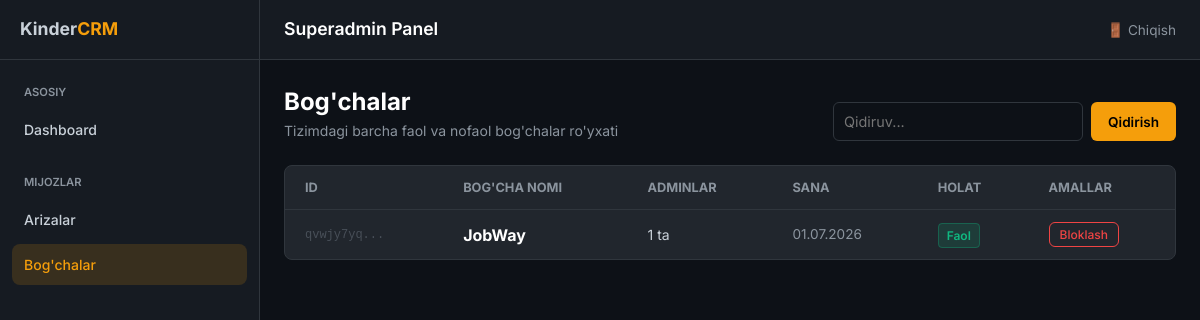
/superadmin/kindergartens/ (signed in), run on the app's committed database.
### core/models.py (models this page shows, shortened)
class Kindergarten(models.Model):
    id = models.CharField(
        primary_key=True,
        default=generate_custom_id,
        max_length=64,
        editable=False,
    )
    name = models.CharField(max_length=150, verbose_name="Bog'cha nomi")
    is_active = models.BooleanField(default=True, verbose_name="Faol holatda")
    created_at = models.DateTimeField(auto_now_add=True)
    class Meta:
        verbose_name = "Bog'cha"
        verbose_name_plural = "Bog'chalar"
        ordering = ['-created_at']

### core/views.py (the view)
# urls.py: path('superadmin/kindergartens/', superadmin_kindergartens, name='superadmin_kindergartens'),
@superadmin_required
def superadmin_kindergartens(request):
    from core.models import Kindergarten
    from users.models import KindergartenAdminProfile
    search = request.GET.get('q', '')
    kindergartens = Kindergarten.objects.all().order_by('-created_at')
    if search:
        kindergartens = kindergartens.filter(name__icontains=search)
    kg_data = []
    for kg in kindergartens:
        admin_count = KindergartenAdminProfile.objects.filter(kindergarten=kg).count()
        kg_data.append({
            'id': kg.id,
            'name': kg.name,
            'is_active': kg.is_active,
            'created_at': kg.created_at,
            'admin_count': admin_count,
        })
    context = {
        'kindergartens': kg_data,
        'search': search,
    }
    return render(request, 'superadmin/kindergartens.html', context)

### core/views.py (called while the page is built)
def superadmin_required(view_func):
    @wraps(view_func)
    def wrapper(request, *args, **kwargs):
        if not request.user.is_authenticated or not request.user.is_superuser:
            return redirect('/superadmin/login/')
        return view_func(request, *args, **kwargs)
    return wrapper

### templates/superadmin/kindergartens.html (shortened to what this page needs)
{% extends 'superadmin/base.html' %}
{% block content %}
<div style="display:flex; justify-content:space-between; align-items:flex-end; margin-bottom:24px;">
  <div>
    <h1 style="color:#fff; font-size:1.5rem;">Bog'chalar</h1>
    <p style="color:var(--text-secondary);">Tizimdagi barcha faol va nofaol bog'chalar ro'yxati</p>
  </div>
  <div>
    <form method="GET" action="" style="display:flex; gap:8px;">
      <input type="text" name="q" value="{{ search }}" class="form-control" placeholder="Qidiruv..." style="width:250px;">
      <button type="submit" class="btn btn-primary">Qidirish</button>
    </form>
  </div>
</div>
<div class="card">
  <div class="table-wrap">
    <table>
      <thead>
        <tr>
          <th>ID</th>
          <th>Bog'cha nomi</th>
          <th>Adminlar</th>
          <th>Sana</th>
          <th>Holat</th>
          <th>Amallar</th>
        </tr>
      </thead>
      <tbody>
        {% for kg in kindergartens %}
        <tr>
          <td style="font-family:monospace; color:var(--text-muted); font-size:0.75rem;">
            {{ kg.id|slice:":8" }}...
          </td>
          <td>
            <strong style="color:#fff; font-size:1rem;">{{ kg.name }}</strong>
          </td>
          <td>{{ kg.admin_count }} ta</td>
          <td style="color:var(--text-secondary); font-size:0.85rem;">{{ kg.created_at|date:"d.m.Y" }}</td>
          <td>
            {% if kg.is_active %}
            <span class="badge bg-active">Faol</span>
            {% else %}
            <span class="badge bg-inactive">Nofaol</span>
            {% endif %}
          </td>
          <td>
            {% if kg.is_active %}
            <button class="btn btn-outline btn-sm" style="color:var(--error); border-color:var(--error);" onclick="toggleKg('{{ kg.id }}')">Bloklash</button>
            {% else %}
            <button class="btn btn-outline btn-sm" style="color:var(--success); border-color:var(--success);" onclick="toggleKg('{{ kg.id }}')">Faollashtirish</button>
            {% endif %}
          </td>
        </tr>
        {% empty %}
        <tr>
          <td colspan="6" style="text-align:center; padding:40px; color:var(--text-muted);">
            {% if search %}Qidiruv bo'yicha hech narsa topilmadi{% else %}Hali bog'chalar yaratilmagan{% endif %}
          </td>
        </tr>
        {% endfor %}
      </tbody>
    </table>
  </div>
</div>
{% endblock %}

### static/css/superadmin.css (style rules this page uses)
:root { --bg-primary: #0d1117; --bg-secondary: #161b22; --bg-card: #21262d; --bg-hover: rgba(255,255,255,0.05); --bg-input: #0d1117; --text-primary: #c9d1d9; --text-secondary: #8b949e; --text-muted: #484f58; --border: #30363d; --primary: #f59e0b; --primary-hover: #d97706; --primary-light: rgba(245,158,11,0.15); --accent: #3b82f6; --success: #10b981; --error: #ef4444; --sidebar-w: 260px; --navbar-h: 60px; --radius: 8px; --transition: all 0.2s ease; }
*, *::before, *::after { box-sizing: border-box; margin: 0; padding: 0; }
body { font-family: 'Inter', sans-serif; background: var(--bg-primary); color: var(--text-primary); line-height: 1.5; font-size: 14px; }
.card { background: var(--bg-card); border: 1px solid var(--border); border-radius: var(--radius); margin-bottom: 24px; }
table { width: 100%; border-collapse: collapse; }
th { text-align: left; padding: 12px 20px; font-size: 0.8rem; text-transform: uppercase; color: var(--text-secondary); border-bottom: 1px solid var(--border); }
td { padding: 12px 20px; border-bottom: 1px solid var(--border); vertical-align: middle; }
tr:last-child td { border-bottom: none; }
.badge { padding: 4px 8px; border-radius: 4px; font-size: 0.75rem; font-weight: 600; }
.bg-active { background: rgba(16,185,129,0.15); color: #10b981; border: 1px solid rgba(16,185,129,0.3); }
.btn { padding: 8px 16px; border-radius: 6px; border: 1px solid transparent; font-size: 0.85rem; font-weight: 500; cursor: pointer; transition: var(--transition); font-family: inherit; }
.btn-primary { background: var(--primary); color: #000; font-weight: 600; }
.btn-outline { background: transparent; border-color: var(--border); color: var(--text-primary); }
.btn-sm { padding: 4px 10px; font-size: 0.75rem; }
.form-control { width: 100%; padding: 10px; background: var(--bg-input); border: 1px solid var(--border); border-radius: 6px; color: var(--text-primary); font-family: inherit; font-size: 0.9rem; }

### data on the page
Kindergarten: id "qvwjy7yq", name "JobWay", created_at "01.07.2026"

### other printed values
{{ kg.admin_count }} "1"
